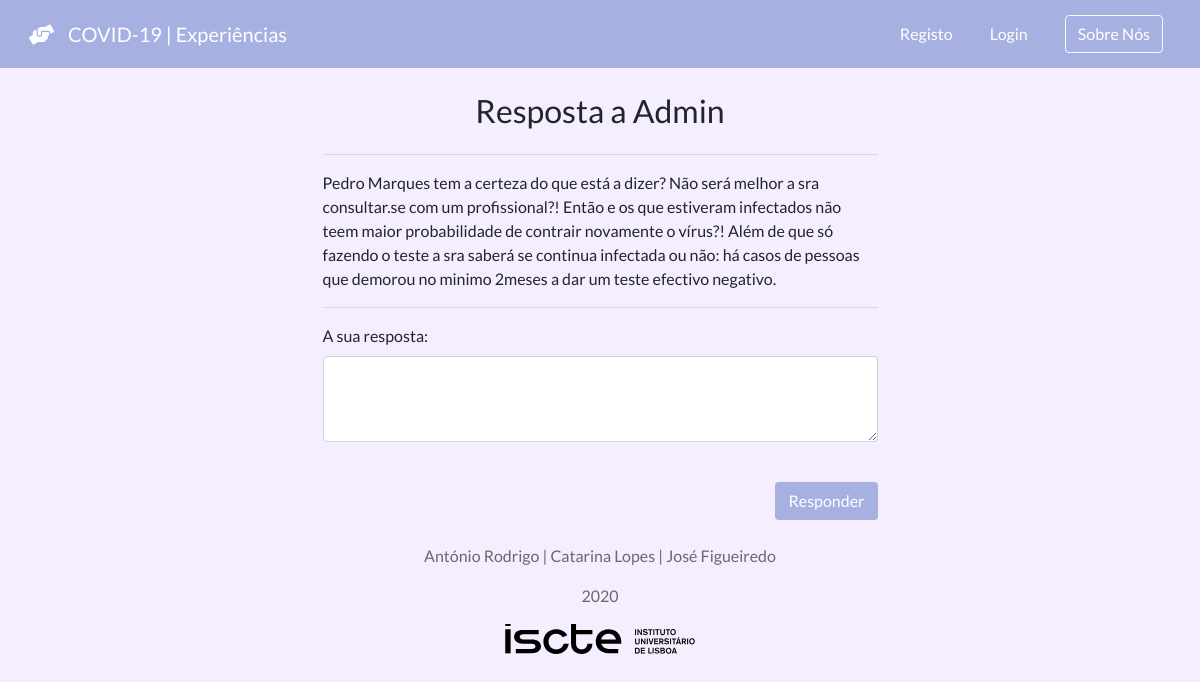
The page /experiencias/reply/21/ on the database its author committed.
### experiencias/models.py (models this page shows)
class UserComment(models.Model):
    user_name = models.CharField(max_length=25, default='')
    author_id = models.IntegerField(default=None)
    text = models.CharField(max_length=500)
    pub_data = models.DateTimeField('publishing date')
    user_post = models.ForeignKey(UserPost, on_delete=models.CASCADE)
    parent_comment_id = models.IntegerField(default=None)
    reply_to = models.CharField(max_length=25, default='')

### experiencias/views.py (the view)
# urls.py: url(r'^reply/(?P<comment_id>[0-9]+)/$', views.reply, name='reply'),
def reply(request, comment_id):
    comment = UserComment.objects.get(id=comment_id)
    context = {'comment': comment}
    return render(request, 'reply.html', context)

### experiencias/templates/reply.html (shortened to what this page needs)
<!DOCTYPE html>
<html lang="en">
<head>
</head>
<body>
</body>
</html>{% extends "base.html" %}
{% block body %}
    <br>
    <div class="container d-flex justify-content-center">
        <div class="w-50">
            <div class="d-flex justify-content-center">
                <h2>Resposta a {{ comment.user_name }}</h2>
            </div>
            <hr>
            <p>
                {{ comment.text }}
            </p>
            <hr>
            <form action="{% url 'experiencias:replycomment' %}" method="post">
                <div class="form-group">
                    <label for="exampleFormControlTextarea1">A sua resposta:</label>
                    <textarea class="form-control" name="comment_text" id="comment_text" rows="3" required="true"></textarea>
                </div>
                <br>
                <div class="d-flex justify-content-end">
                    <input type="submit" class="btn btn-exp" value="Responder">
                </div>
            </form>
        </div>
    </div>
{% endblock %}

### experiencias/static/style.css (style rules this page uses)
body { background-color: #f4eeff; font-family: Lato; }
.btn-exp { background-color: #A6B1E1; color: white; }

### rows shown on the page
UserComment: user_name "Admin", text "Pedro Marques tem a certeza do que está a dizer? Não será melhor a sra consultar.se com um profissional?! Então e os que estiveram infectados não teem maior probabilidade de contrair novamente o vírus?! Além de que só fazendo o teste a sra saberá se continua infectada ou não: há casos de pessoas que demorou no minimo 2meses a dar um teste efectivo negativo."
